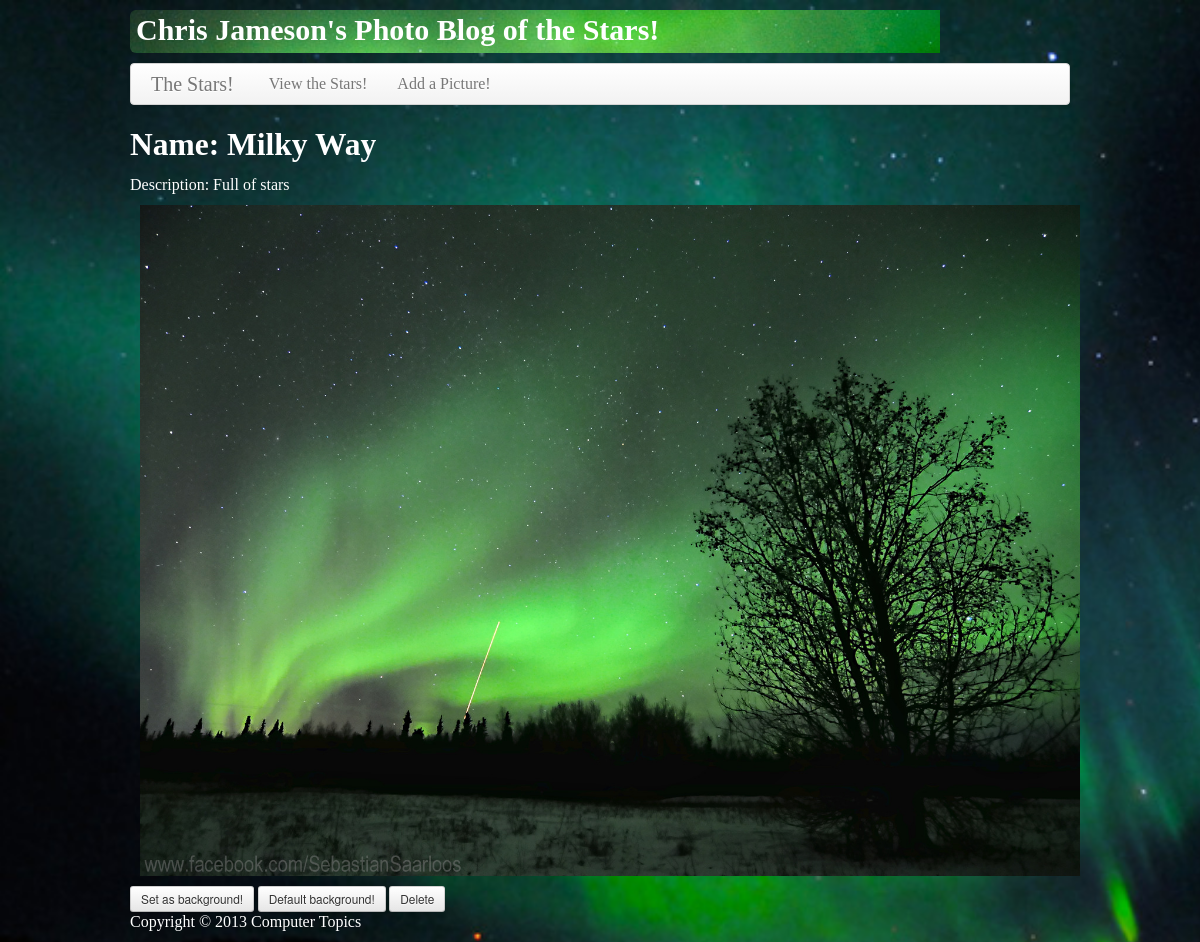
/?p=view_pic&id=42, run on the app's committed database.
### tables this page shows
CREATE TABLE IF NOT EXISTS `photos` (
  `photo_id` int(11) NOT NULL AUTO_INCREMENT,
  `photo_name` varchar(30) NOT NULL,
  `photo_des` text NOT NULL,
  `photo_ext` varchar(10) NOT NULL,
  PRIMARY KEY (`photo_id`)
);

### layout/main.php (called while the page is built, shortened)
<?php
if(isset($_GET['p'])) {
	$p = $_GET['p'];
} else {
	$p = DEFAULT_PAGE;
}
include("pages/$p.php");

### pages/view_pic.php (the view, shortened to what this page needs)
<?php
$conn = new mysqli(DB_HOST,DB_USER,DB_PASS,DB_NAME);
$sql ="SELECT * FROM photos WHERE photo_id='{$_GET['id']}'";
$results = $conn->query($sql);
while(($contact = $results->fetch_assoc()) != null) {
	extract($contact);
	?>
	<tr>
		<td><h2>Name: <?php echo $photo_name; ?></h2></td>
		<td><p>Description: <?php echo $photo_des; ?></p></td>
		<?php echo '<img id=floatimg src="upload/' . "$photo_ext" . '" alt="picture of space" />'; ?>
		<td><a href="?p=view_pic&id=<?php echo $photo_id?>"><input type="button" value="Set as background!" class="btn btn-small" onclick="document.body.style.cssText+=';background-image: url(upload/ . <?php $photo_ext ?>.jpg);background-repeat: no-repeat;';"></a>
			<a href="?p=view_pic&id=<?php echo $photo_id?>"><input type="button" value="Default background!" class="btn btn-small" onclick="document.body.style.cssText+=';background-image: url(upload/nl.jpg);background-repeat: no-repeat;';"></a>
		</td>
		<td>
		<?php
			echo 	'<form style="display:inline;" method="post" action="./actions/delete.php">';
			echo	'<input type="submit" value="Delete" class="btn btn-small" id="bon" />';
			echo	"</form>";
			echo	"</td>"; ?>
	</tr>
<?php }
?>

### styles.css (style rules this page uses)
body { background:transparent url(upload/nl.jpg) no-repeat; background-size:1680px; font-family:comic sans ms; }
h1, p, label, li { color:white; font-size:16px; }
h2, input#file { color:white; }
img#floatimg { float:left; display:inline-block; margin-right: 1000px; margin-bottom:10px; margin-left:10px; }

### data on the page
photos: photo_name "Milky Way", photo_des "Full of stars", photo_ext (picture)

### other printed values
$text "View the Stars!"
$text "Add a Picture!"
